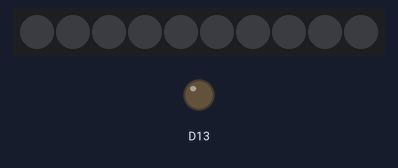
This sketch was run on a simulated Adafruit Circuit Playground Express. Parts: 10 RGB LEDs in strip order, left to right, output pins drawn as LEDs (lit = HIGH). Dim RGB values are drawn brighter than linear.

Above: at 0.1 s.
At 0.6 s:
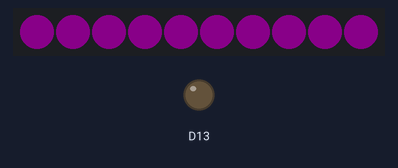

Measured:
- what the display in image 1 shows lasts 5.0 s, from 0.5 s to 5.5 s

The sketch:

2_LED_ForLoop.ino
```cpp
/*
 * How to Use a For Loop to Set All the Pixels to a Color at Once!
 * by Mirabelle Jones
 * Github.com/mirabellej
 */

#include <Adafruit_CircuitPlayground.h> // include the adafruit library so we can use its functions

void setup() {
  CircuitPlayground.begin(); // initialize / wake up our Circuit Playground
}

void loop() {
  CircuitPlayground.clearPixels(); // turns all the LEDs OFF

  delay(500); // small delay

  for (int i = 0; i < 10; i++){ // use a for loop to go from one pixel to the next
    CircuitPlayground.setPixelColor(i, 128,   0,   128); // and set the color for the that pixel in RGB
  }

  delay(5000); // how long do we want the pixels to be on for?
}
```
